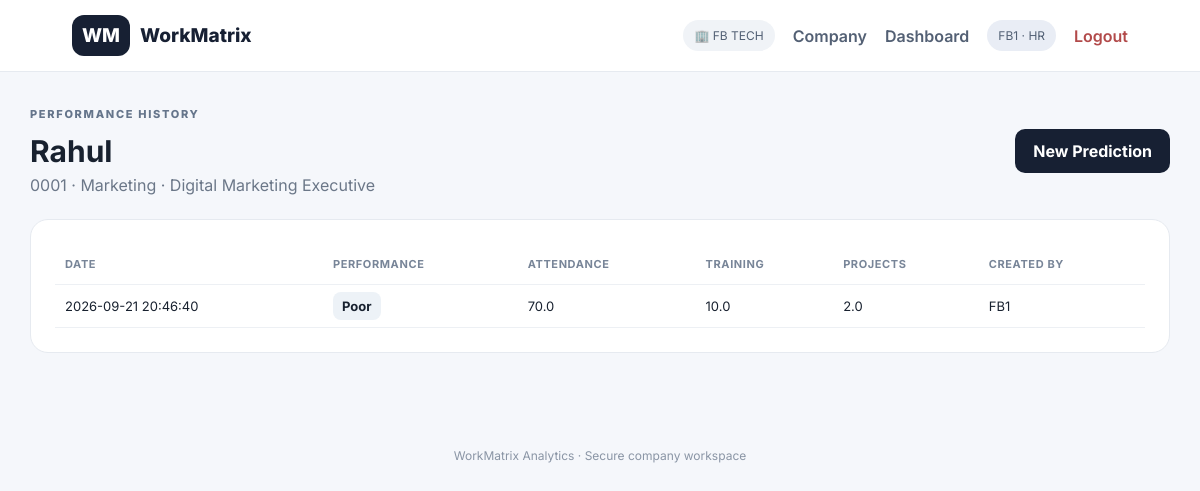
The page /history/0001 (signed in) on the database its author committed.
### tables this page shows
CREATE TABLE companies(
        id INTEGER PRIMARY KEY AUTOINCREMENT,
        name TEXT UNIQUE NOT NULL,
        created_at TEXT NOT NULL);

CREATE TABLE employees(
        id INTEGER PRIMARY KEY AUTOINCREMENT, employee_id TEXT,
        name TEXT, age REAL, years_experience REAL, department TEXT,
        job_role TEXT, created_by TEXT, created_at TEXT, company_id INTEGER);

CREATE TABLE predictions(
        id INTEGER PRIMARY KEY AUTOINCREMENT, employee_id TEXT,
        attendance_rate REAL, training_hours REAL, overtime_hours REAL,
        projects_completed REAL, satisfaction_score REAL, work_life_balance REAL,
        salary REAL, experience_per_age REAL, attendance_training REAL,
        salary_per_experience REAL, prediction TEXT, created_by TEXT,
        created_at TEXT, company_id INTEGER);

### app.py (the view)
@app.route("/history/<employee_id>")
@required()
def history(employee_id):
    emp = get_employee_for_access(employee_id)
    if not emp: flash("Employee not found or access denied.", "error"); return redirect(url_for("dashboard"))
    c = db()
    rows = execute(c, """SELECT * FROM predictions WHERE employee_id=? AND company_id=?
                      AND (?='admin' OR created_by=?) ORDER BY id DESC""",
                   (employee_id, session["company_id"], session["role"], session["user"])).fetchall()
    c.close()
    return render_template("history.html", employee=emp, predictions=rows)

### app.py (called while the page is built)
def is_postgres():
    return bool(os.environ.get("DATABASE_URL"))

def execute(c, query, params=()):
    if is_postgres():
        return c.execute(query.replace("?", "%s"), params)
    return c.execute(query, params)

def db():
    if is_postgres():
        conn = psycopg2.connect(os.environ["DATABASE_URL"], sslmode="require")
        conn.cursor_factory = RealDictCursor
        return conn
    c = sqlite3.connect(DB, timeout=30, check_same_thread=False)
    c.row_factory = sqlite3.Row
    c.execute("PRAGMA busy_timeout=30000")
    c.execute("PRAGMA journal_mode=WAL")
    c.execute("PRAGMA synchronous=NORMAL")
    return c

def required(role=None):
    def deco(fn):
        @wraps(fn)
        def wrapper(*a, **kw):
            if "user_id" not in session:
                return redirect(url_for("login"))
            if role and session.get("role") != role:
                flash("Access denied.", "error")
                return redirect(url_for("dashboard"))
            return fn(*a, **kw)
        return wrapper
    return deco

def current_user():
    c = db()
    u = c.execute("""SELECT u.*,c.name company_name FROM users u
                   JOIN companies c ON c.id=u.company_id WHERE u.id=?""",
                  (session["user_id"],)).fetchone()
    c.close()
    return u

@app.context_processor
def inject_global():
    return {"current_user_obj": current_user() if "user_id" in session else None}

def get_employee_for_access(employee_id):
    c = db()
    if session["role"] == "admin":
        emp = execute(c, "SELECT * FROM employees WHERE employee_id=? AND company_id=?",
                      (employee_id, session["company_id"])).fetchone()
    else:
        emp = execute(c, """SELECT * FROM employees WHERE employee_id=? AND company_id=?
                         AND created_by=?""", (employee_id, session["company_id"], session["user"])).fetchone()
    c.close(); return emp

### templates/history.html
{% extends "base.html" %}{% block content %}<header class="page-head"><div><div class="eyebrow">PERFORMANCE HISTORY</div><h1>{{employee.name}}</h1><p>{{employee.employee_id}} · {{employee.department}} · {{employee.job_role}}</p></div>{% if session.role=="hr" %}<a class="button" href="{{url_for('predict',employee_id=employee.employee_id)}}">New Prediction</a>{% endif %}</header><section><table><tr><th>Date</th><th>Performance</th><th>Attendance</th><th>Training</th><th>Projects</th><th>Created By</th></tr>{% for p in predictions %}<tr><td>{{p.created_at}}</td><td><span class="badge">{{p.prediction}}</span></td><td>{{p.attendance_rate}}</td><td>{{p.training_hours}}</td><td>{{p.projects_completed}}</td><td>{{p.created_by}}</td></tr>{% else %}<tr><td colspan="6">No history.</td></tr>{% endfor %}</table></section>{% endblock %}

### templates/base.html (shortened to what this page needs)
<!doctype html><html lang="en"><head><link rel="stylesheet" href="{{url_for('static',filename='style.css')}}"></head><body>
<nav><a class="brand" href="{{url_for('home')}}"><span>WM</span> WorkMatrix</a>{% if session.get('user_id') %}<div class="nav-right"><span class="company-pill">🏢 {{current_user_obj.company_name}}</span><a href="{{url_for('company_profile')}}">Company</a><a href="{{url_for('dashboard')}}">Dashboard</a><span class="user-pill">{{session.user}} · {{session.role|upper}}</span><a class="logout" href="{{url_for('logout')}}">Logout</a></div>{% else %}<div class="nav-right"><a href="{{url_for('login')}}">Login</a><a class="nav-cta" href="{{url_for('signup')}}">Sign Up</a></div>{% endif %}</nav>
<main>{% block content %}{% endblock %}</main><footer>WorkMatrix Analytics · Secure company workspace</footer></body></html>

### static/style.css (style rules this page uses)
* { box-sizing:border-box }
body { margin:0;font-family:Inter,system-ui,sans-serif;background:#f5f7fb;color:#18212f }
nav { height:72px;background:#fff;border-bottom:1px solid #e6eaf0;display:flex;align-items:center;justify-content:space-between;padding:0 6%;position:sticky;top:0;z-index:5 }
.brand { font-weight:800;color:#172033;text-decoration:none;font-size:19px;display:flex;gap:10px;align-items:center }
.brand span,.auth-brand { background:#172033;color:#fff;border-radius:12px;padding:9px 10px;font-weight:800 }
.nav-right { display:flex;gap:18px;align-items:center }
.nav-right a { color:#536074;text-decoration:none;font-weight:600 }
.nav-cta,.button { background:#172033!important;color:white!important;border-radius:10px;padding:12px 18px;text-decoration:none;border:0;font-weight:700;display:inline-block }
.logout { color:#b24a4a!important }
.company-pill,.user-pill { font-size:12px;background:#f0f3f7;padding:8px 11px;border-radius:999px;color:#526074 }
.user-pill { background:#e9edf5 }
main { max-width:1180px;margin:auto;padding:35px 20px 70px }
.eyebrow { font-size:11px;font-weight:800;letter-spacing:1.7px;color:#65758b;margin-bottom:12px }
.feature-grid article,.cards>div,.profile-strip,.formbox,.people-panel,.person-card,section { background:#fff;border:1px solid #e6eaf0;border-radius:18px;padding:24px }
.page-head,header { display:flex;justify-content:space-between;gap:20px;align-items:center;margin-bottom:24px }
.page-head h1,header h1 { margin:0 0 6px;font-size:30px }
.page-head p,header p { margin:0;color:#6b7788 }
section { margin-top:20px }
table { width:100%;border-collapse:collapse;font-size:13px }
th,td { text-align:left;padding:13px 10px;border-bottom:1px solid #edf0f4 }
th { font-size:11px;text-transform:uppercase;letter-spacing:.6px;color:#788598 }
.badge { background:#edf2f7;padding:6px 9px;border-radius:8px;font-weight:700 }
footer { text-align:center;color:#8a95a5;padding:25px;font-size:12px }

### rows shown on the page
companies: company_name "FB TECH"
employees: name "Rahul", employee_id "0001", department "Marketing", job_role "Digital Marketing Executive"
predictions: created_at "2026-09-21 20:46:40", prediction "Poor", attendance_rate "70.0", training_hours "10.0", projects_completed "2.0", created_by "FB1"

### other values the page prints
{{ session.user }} "FB1"
{{ session.role|upper }} "HR"
